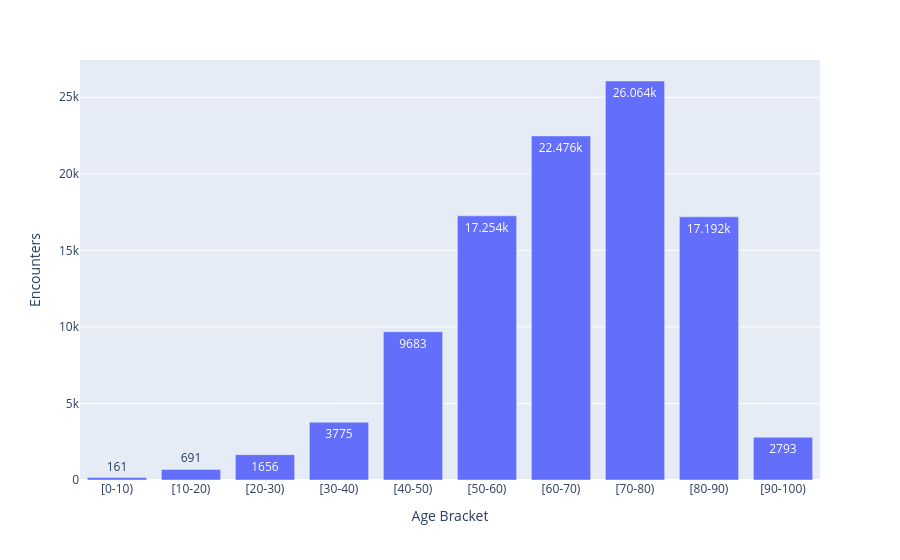

The notebook cell saved with this chart:
### Markdown cell above
- Patient Admissions by Age Bracket

### Code cell
#Patient Admissions by Age Bracket
age_summary = df_cleaned["age"].value_counts().sort_values(ascending=False).sort_index().reset_index()  
age_summary.columns = ["Age Bracket", "Encounters"]
print(age_summary)
fig_age = px.bar(
                age_summary,
                x="Age Bracket",
                y="Encounters",
                text_auto=True,
            )
fig_age

### Figure 1 — Plotly figure (JSON) as saved in the notebook; plotly's stock layout.template omitted (floating-point values rounded to 4 significant figures)
{"data": [{"hovertemplate": "Age Bracket=%{x}<br>Encounters=%{y}<extra></extra>", "legendgroup": "", "marker": {"color": "#636efa", "pattern": {"shape": ""}}, "name": "", "orientation": "v", "showlegend": false, "textposition": "auto", "texttemplate": "%{y}", "type": "bar", "x": ["[0-10)", "[10-20)", "[20-30)", "[30-40)", "[40-50)", "[50-60)", "[60-70)", "[70-80)", "[80-90)", "[90-100)"], "xaxis": "x", "y": [161, 691, 1656, 3775, 9683, 17254, 22476, 26064, 17192, 2793], "yaxis": "y"}], "layout": {"barmode": "relative", "legend": {"tracegroupgap": 0}, "margin": {"t": 60}, "xaxis": {"anchor": "y", "domain": [0, 1], "title": {"text": "Age Bracket"}}, "yaxis": {"anchor": "x", "domain": [0, 1], "title": {"text": "Encounters"}}}}
